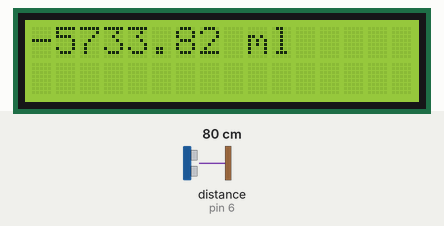
Simulated run of this sketch. Board: Arduino Uno, built with avr-gcc and run on an emulated ATmega328P. Parts: 16×2 character LCD. Wiring (inferred from the names in the program): ultrasonic range finder: trigger pin 7; echo pin 6. The test bench sets the inputs (shaded band); at power-on: distance to the obstacle (sensor on pin 6) 80 cm. The echo pulse lasts 58.3 µs per cm; what the sketch prints to the serial monitor is not drawn.

Above: at 1.2 s.
1.3 s: distance to the obstacle (sensor on pin 6) set to 120 cm
At 2.1 s:
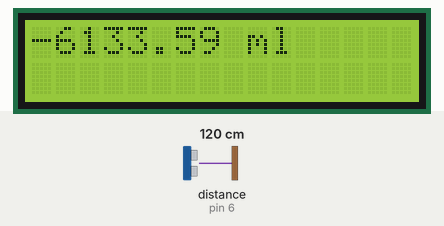
4.3 s: distance to the obstacle (sensor on pin 6) set to 2 cm
At 5.2 s:
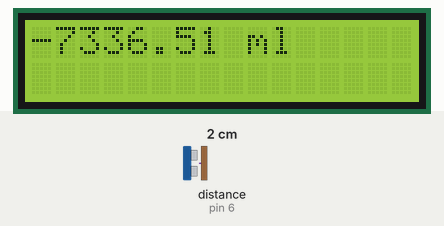
6.8 s: distance to the obstacle (sensor on pin 6) set to 4 cm
At 9.7 s:
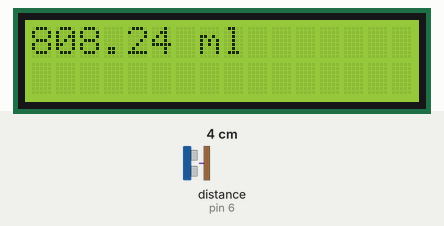
Timing chart, 0 to 11.2 s (numbered marks = the images above; inputs shaded):
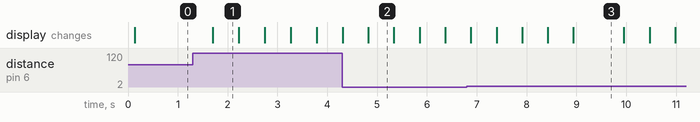

The sketch:

nivelAguaV1.ino.ino
```cpp
#include <LiquidCrystal_I2C.h>
LiquidCrystal_I2C lcd(0x27,16,2);

// Incluímos la libreria externa para poder utilizarla
#include <LiquidCrystal_I2C.h> // Entre los símbolos <> buscará en la carpeta de librerías configurada

//variables globales
const int PinTrig = 7;
const int PinEcho = 6;
const float Velson = 34000.0; //vel sonido cm/s
const int numLecturas = 10;
const float distancia100 = 2.38; //distancia100 = distanciaVacio-distanciaMuestra
const float distanciaVacio = 22.38;
float lecturas[numLecturas]; //array para lecturas y sacar media
int lecturaActual = 0;
float total = 0;
float media = 0;
bool primeraMedia = false; //la ponemos en true para condicion que muestre distancia
void setup() {
//-------------------NIVEL DE AGUA-----------------//
Serial.begin(9600);
pinMode(PinTrig,OUTPUT);
pinMode(PinEcho,INPUT);

//------------------LCD----------------------------//
lcd.init();
lcd.backlight();
lcd.clear();
lcd.setCursor(0,0);

for (int i = 0; i < numLecturas; i++){
  lecturas[i] = 0 ;
}//nos aseguramos que el array este vacio

}

void loop() {
//-------------------NIVEL DE AGUA-----------------//
total = total - lecturas[lecturaActual];
iniciarTrigger();
unsigned long tiempo = pulseIn(PinEcho,HIGH); //pulsein obtiene tiempo que tarda en cambiar entre estados para ver cuanto tarda en recibir la senial
float distancia = tiempo * 0.000001 * Velson / 2.0;//formula basica de distancia pero como el tiempo esta en microsegundos se usa conversion 1/100000
lecturas[lecturaActual] = distancia;
total = total + lecturas[lecturaActual];
lecturaActual++;

if (lecturaActual >= numLecturas){//comprobamos que sea el final de lecturas o final del array
  primeraMedia = true;
  lecturaActual = 0;
}
//calculamos media
media = total/numLecturas;
if (primeraMedia){//si es true primeraMedia
    float distanciaLleno = distanciaVacio - media;
    float cantidadLiquido = distanciaLleno *240/distancia100;
    int porcentaje = (int) (distanciaLleno * 100 / distanciaVacio);
    if (cantidadLiquido >= 1000){
      Serial.println("lleno");
      delay(500);
      lcd.clear();
      lcd.setCursor(0,0);
      lcd.print(String(cantidadLiquido)+" ml");
    }
    else {
      lcd.clear();
      lcd.setCursor(0,0);
      lcd.print(String(cantidadLiquido)+" ml");
      Serial.println("vacio");
      delay(500);
    }
}
else {
  Serial.println("calculando");
}
}//fin loop

void iniciarTrigger()
{
  // Ponemos el Triiger en estado bajo y esperamos 2 ms
  digitalWrite(PinTrig, LOW);
  delayMicroseconds(2);

  // Ponemos el pin Trigger a estado alto y esperamos 10 ms
  digitalWrite(PinTrig, HIGH);
  delayMicroseconds(10);

  // Comenzamos poniendo el pin Trigger en estado bajo
  digitalWrite(PinTrig, LOW);
}
```

Measured:
- after the input at 1.3 s, the display: changes after 0.40 s (image 1)
- what the display in image 1 shows lasts 0.5 s, from 1.7 s to 2.2 s
- what the display in image 3 shows lasts 1.1 s, from 8.9 s to 10.0 s
